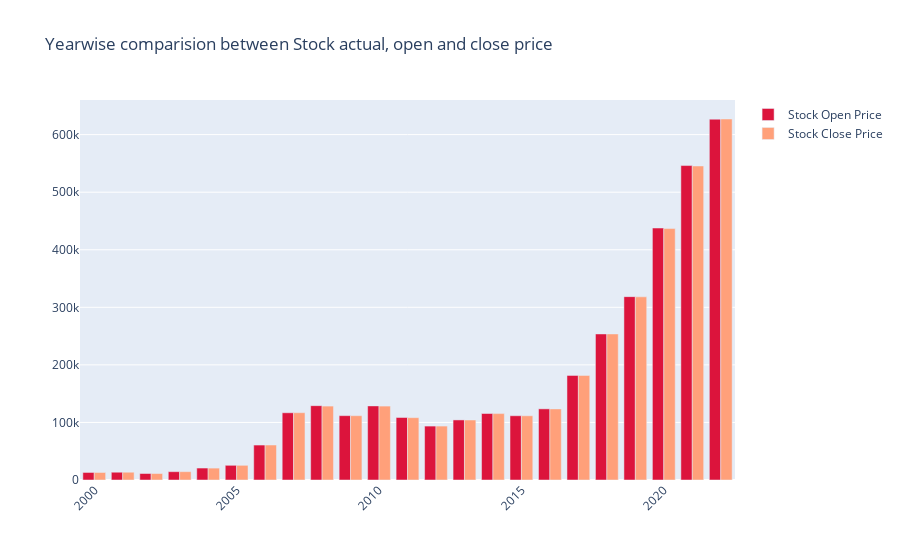

Write notebook code for a chart like this one.
### Code cell
fig = go.Figure()

fig.add_trace(go.Bar(
    x=YearWise.index,
    y=YearWise['Open'],
    name='Stock Open Price',
    marker_color='crimson'
))
fig.add_trace(go.Bar(
    x=YearWise.index,
    y=YearWise['Close'],
    name='Stock Close Price',
    marker_color='lightsalmon'
))

fig.update_layout(barmode='group', xaxis_tickangle=-45, 
                  title='Yearwise comparision between Stock actual, open and close price')
fig.show()

### Figure 1 — Plotly figure (JSON) as saved in the notebook; plotly's stock layout.template omitted (floating-point values rounded to 4 significant figures)
{"data": [{"marker": {"color": "crimson"}, "name": "Stock Open Price", "type": "bar", "x": [2000, 2001, 2002, 2003, 2004, 2005, 2006, 2007, 2008, 2009, 2010, 2011, 2012, 2013, 2014, 2015, 2016, 2017, 2018, 2019, 2020, 2021, 2022], "y": [13090.0, 13510.0, 11290.0, 14460.0, 20770.0, 25520.0, 60720.0, 116800.0, 129100.0, 111800.0, 128700.0, 108600.0, 93660.0, 104400.0, 115500.0, 111600.0, 123600.0, 181700.0, 253700.0, 318500.0, 437700.0, 546300.0, 626800.0]}, {"marker": {"color": "lightsalmon"}, "name": "Stock Close Price", "type": "bar", "x": [2000, 2001, 2002, 2003, 2004, 2005, 2006, 2007, 2008, 2009, 2010, 2011, 2012, 2013, 2014, 2015, 2016, 2017, 2018, 2019, 2020, 2021, 2022], "y": [13080.0, 13510.0, 11260.0, 14480.0, 20680.0, 25510.0, 60790.0, 116900.0, 128400.0, 111700.0, 128400.0, 108300.0, 93690.0, 104200.0, 115400.0, 111600.0, 123500.0, 181700.0, 253700.0, 318200.0, 436800.0, 545500.0, 627100.0]}], "layout": {"barmode": "group", "title": {"text": "Yearwise comparision between Stock actual, open and close price"}, "xaxis": {"tickangle": -45}}}
